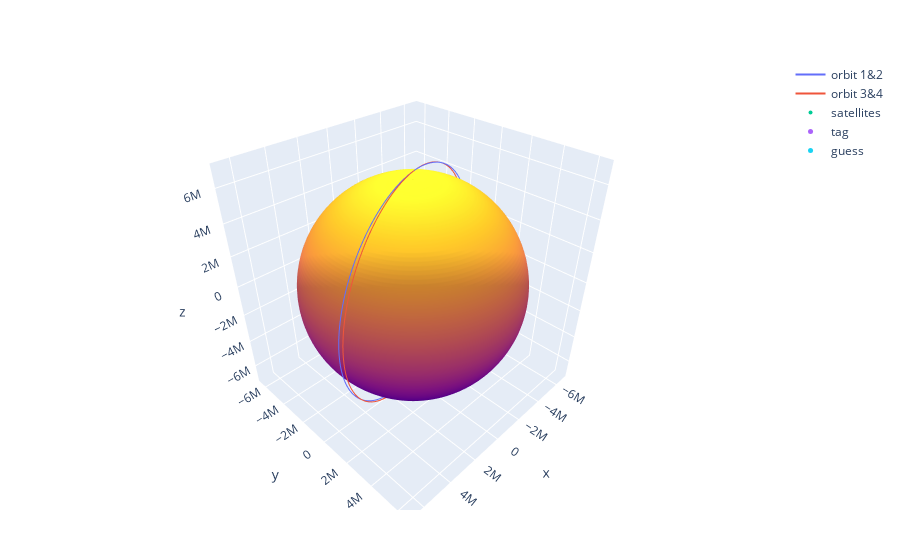

This figure's notebook cell:
### Code cell
#Plot Satellite 1 and 2 Orbit
sat1 = scatter(x=eci_1[1,:], y=eci_1[2,:], z=eci_1[3,:], type="scatter3d", mode="lines", name="orbit 1&2")

#Plot Satellite 3 and 4 Orbit
sat3 = scatter(x=eci_3[1,:], y=eci_3[2,:], z=eci_3[3,:], type="scatter3d", mode="lines", name="orbit 3&4")

#Plot all 4 satellite initial positions
satellites = scatter(x=[eci_1[1,1], eci_3[1,1]], y=[eci_1[2,1], eci_3[2,1]],z=[eci_1[3,1], eci_3[3,1]], mode="markers", marker_size = 4, type="scatter3d", name="satellites")

#Plot Tag position
tag = scatter(x = [r0[1], r0[1]], y = [r0[2], r0[2]], z = [r0[3], r0[3]], type="scatter3d", name="tag", mode="markers", marker_size=5)

#Plot the Guess
guess = scatter(x = [xyz[1], xyz[1]], y = [xyz[2], xyz[2]], z = [xyz[3], xyz[3]], type="scatter3d", name="guess", mode="markers", marker_size=5)

#Plotting the sphere (Earth)
n = 100
u = range(-π, π; length = n)
v = range(0, π; length = n)
x = cos.(u) * sin.(v)'
y = sin.(u) * sin.(v)' 
z = ones(n) * cos.(v)' 

#earth_img = load(Downloads.download("https://upload.wikimedia.org/wikipedia/commons/5/56/Blue_Marble_Next_Generation_%2B_topography_%2B_bathymetry.jpg"))

earth = surface(z=z*6371000, x=x*6371000, y=y*6371000, showscale = false)

plot([sat1,sat3, satellites, tag, earth, guess])

### Figure 1 — Plotly figure (JSON) as saved in the notebook; plotly's stock layout.template omitted (floating-point values rounded to 4 significant figures; data arrays with more than 128 entries replaced by an {"elided": "..."} marker saying what was removed)
{"data": [{"mode": "lines", "name": "orbit 1&2", "type": "scatter3d", "x": {"elided": "5670 float values"}, "y": {"elided": "5670 float values"}, "z": {"elided": "5670 float values"}}, {"mode": "lines", "name": "orbit 3&4", "type": "scatter3d", "x": {"elided": "5670 float values"}, "y": {"elided": "5670 float values"}, "z": {"elided": "5670 float values"}}, {"marker": {"size": 4}, "mode": "markers", "name": "satellites", "type": "scatter3d", "x": [-6291000.0, -6507000.0], "y": [-1663000.0, -1950000.0], "z": [-2216000.0, -1054000.0]}, {"marker": {"size": 5}, "mode": "markers", "name": "tag", "type": "scatter3d", "x": [-6174000.0, -6174000.0], "y": [-1602000.0, -1602000.0], "z": [0, 0]}, {"showscale": false, "type": "surface", "x": {"elided": "100x100 float values"}, "y": {"elided": "100x100 float values"}, "z": {"elided": "100x100 float values"}}, {"marker": {"size": 5}, "mode": "markers", "name": "guess", "type": "scatter3d", "x": [-5961000.0, -5961000.0], "y": [-1683000.0, -1683000.0], "z": [-1523000.0, -1523000.0]}], "layout": {"margin": {"b": 50, "l": 50, "r": 50, "t": 60}}}
